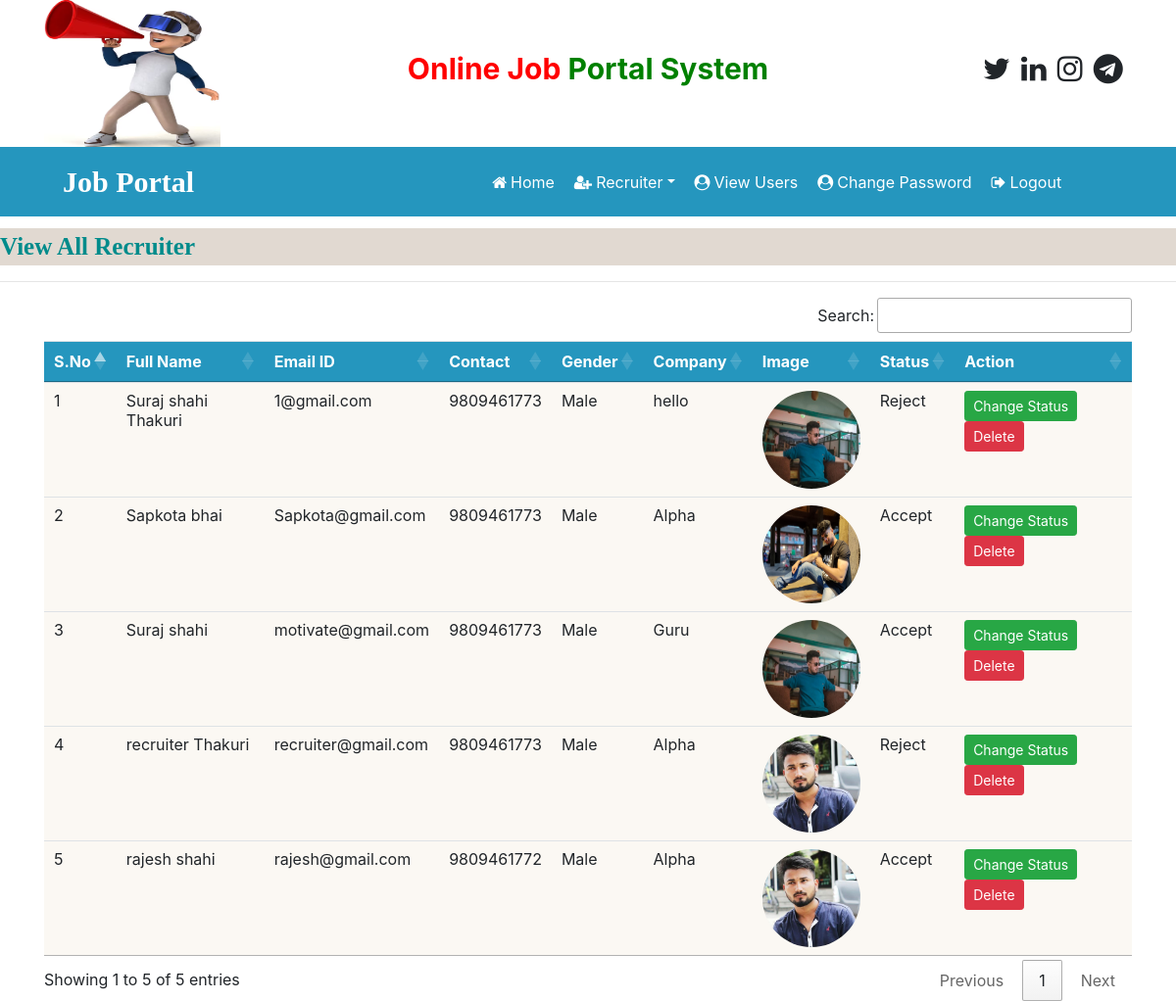
Screenshot of /recruiter_all (signed in) with the database file from the repository.
### job/models.py (models this page shows, shortened)
class Recruiter(models.Model):
    user = models.ForeignKey(User, on_delete=models.CASCADE)
    mobile = models.CharField(max_length=15,null=True)
    image = models.FileField(null=True)
    gender = models.CharField(max_length=15,null=True)
    company = models.CharField(max_length=100,null=True)
    type = models.CharField(max_length=15,null=True)
    status = models.CharField(max_length=20,null=True)

### job/views.py (the view)
# urls.py: path('recruiter_all',recruiter_all,name="recruiter_all"),
def recruiter_all(request):
    if not request.user.is_authenticated:
        return redirect('admin_login')
    data = Recruiter.objects.all()
    d ={'data':data}
    return render(request,'recruiter_all.html',d)

### job/templates/recruiter_all.html
{% load static %}
{% block body %}
{% include 'admin_navigation.html' %}
<marquee style="font-family: 'Monotype Corsiva'; font-size: 25px; color: darkcyan; background-color: #E1D9D1; font-weight:bold; margin-top: 1%">
    View All Recruiter
</marquee>
<hr>
<div class="container">
<table  class="table table-hover" id="example">
    <thead>
    <tr style="background-color: #2596be; color:white">
        <th>S.No</th>
        <th>Full Name</th>
        <th>Email ID</th>
        <th>Contact</th>
        <th>Gender</th>
        <th>Company</th>
        <th>Image</th>
        <th>Status</th>
        <th>Action</th>
    </tr>
    </thead>
    <tbody>
        {% for i in data %}
        <tr style="background-color: #FBF8F3">
            <td>{{forloop.counter}}</td>
            <td>{{i.user.first_name}} {{i.user.last_name}}</td>
            <td>{{i.user.username}}</td>
            <td>{{i.mobile}}</td>
            <td>{{i.gender}}</td>
            <td>{{i.company}}</td>
            <td><img src="{{ i.image.url }}" style="width:100px; height:100px; border-radius:50%"></td>
            <td>{{i.status}}</td>
            <td><a href="{% url 'change_status' i.id %}" class="btn btn-success btn-sm" onclick="return confirm('Are you sure?')">Change Status</a>
            <a href="{% url 'delete_recruiter' i.user.id %}" class="btn btn-danger btn-sm" onclick="return confirm('Are you sure?')">Delete</a></td>
        </tr>
        {% endfor %}
    </tbody>
</table>
</div>
{% endblock %}

### job/templates/admin_navigation.html (shortened to what this page needs)
<html>
<head>
    {% load static %}
    <link rel="stylesheet" href="https://cdn.jsdelivr.net/npm/bootstrap@4.6.2/dist/css/bootstrap.min.css">
    <link rel="stylesheet" href="https://cdnjs.cloudflare.com/ajax/libs/font-awesome/4.7.0/css/font-awesome.min.css">
<scripts src="https://cdnjs.cloudflare.com/ajax/libs/jszip/3.1.3/jszip.min.js"></script>
<link rel="stylesheet" href="https://cdn.datatables.net/1.13.2/css/jquery.dataTables.min.css">
<link rel="stylesheet" href="https://cdn.datatables.net/buttons/2.3.4/css/buttons.dataTables.min.css">
</head>
<body>
<div class="container">
    <div class="row">
        <div class="col-sm-3 mt-0">
            <img src="{% static 'images/mike.png' %}" style="width: 180px;height: 150px;">
        </div>
        <div class="col-sm-6 mt-5 text-center">
            <span style="font-weight:bold;font-size:30px">
            <span style="color:red">Online Job</span>
            <span style="color:green">Portal System</span>
            </span>
        </div>
        <div class="col-sm-3 mt-5" style="padding-left:10%">
            <span style="font-weight:bold; font-size:30px">
            <span><i class="fa fa-twitter pl-1"></i></span>
            <span><i class="fa fa-linkedin pl-1"></i></span>
            <span><i class="fa fa-instagram pl-1"></i></span>
            <span><i class="fa fa-telegram pl-1"></i></span>
            </span>
        </div>
    </div>
</div>
<nav class="navbar navbar-expand-sm" style="background-color:#2596be">
    <a class="navbar-brand text-white pl-5 font-weight-bold" style="font-family:'Monotype Corsiva'; font-size:30px">Job Portal</a>
<ul class="navbar-nav">
    <li class="nav-item">
        <a class="nav-link" href="{% url 'admin_home' %}" style="margin-left:280px"><i class="fa fa-home mr-1"></i>Home</a>
    </li>
    <li class="nav-item dropdown">
        <a class="nav-link dropdown-toggle" href="#" data-toggle="dropdown"><i class="fa fa-user-plus mr-1"></i>Recruiter</a>
    </li>
    <li class="nav-item">
        <a class="nav-link" href="{% url 'view_users' %}"><i class="fa fa-user-circle mr-1"></i>View Users</a>
    </li>
    <li class="nav-item">
        <a class="nav-link" href="{% url 'change_passwordadmin' %}"><i class="fa fa-user-circle mr-1"></i>Change Password</a>
    </li>
    <li>
        <a class="nav-link" href="{% url 'Logout' %}"><i class="fa fa-sign-out mr-1"></i>Logout</a>
    </li>
</ul>
</nav>
</body>
</html>

### job/templates/admin_navigation.html (style rules this page uses)
.nav-link { color:white !important; margin-right:4px; }

### rows the page displays
Recruiter: user.first_name "Suraj shahi", user.last_name "Thakuri", user.username "1@gmail.com", mobile "9809461773", gender "Male", company "hello", image (picture), status "Reject"
Recruiter: user.first_name "Sapkota", user.last_name "bhai", user.username "Sapkota@gmail.com", mobile "9809461773", gender "Male", company "Alpha", image (picture), status "Accept"
Recruiter: user.first_name "Suraj", user.last_name "shahi", user.username "motivate@gmail.com", mobile "9809461773", gender "Male", company "Guru", image (picture), status "Accept"
Recruiter: user.first_name "recruiter", user.last_name "Thakuri", user.username "recruiter@gmail.com", mobile "9809461773", gender "Male", company "Alpha", image (picture), status "Reject"
Recruiter: user.first_name "rajesh", user.last_name "shahi", user.username "rajesh@gmail.com", mobile "9809461772", gender "Male", company "Alpha", image (picture), status "Accept"
